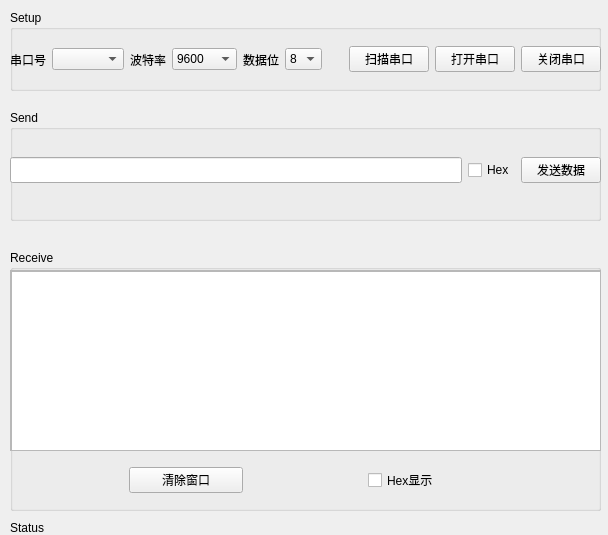
<?xml version="1.0" encoding="UTF-8"?>
<ui version="4.0">
 <class>SerialTest</class>
 <widget class="QMainWindow" name="SerialTest">
  <property name="geometry">
   <rect>
    <x>0</x>
    <y>0</y>
    <width>608</width>
    <height>535</height>
   </rect>
  </property>
  <property name="windowTitle">
   <string>SerialTest</string>
  </property>
  <widget class="QWidget" name="centralWidget">
   <widget class="QGroupBox" name="groupBox">
    <property name="geometry">
     <rect>
      <x>10</x>
      <y>10</y>
      <width>591</width>
      <height>81</height>
     </rect>
    </property>
    <property name="title">
     <string>Setup</string>
    </property>
    <widget class="QWidget" name="horizontalLayoutWidget">
     <property name="geometry">
      <rect>
       <x>0</x>
       <y>19</y>
       <width>591</width>
       <height>61</height>
      </rect>
     </property>
     <layout class="QHBoxLayout" name="horizontalLayout">
      <item>
       <widget class="QLabel" name="label">
        <property name="text">
         <string>串口号</string>
        </property>
        <property name="alignment">
         <set>Qt::AlignRight|Qt::AlignTrailing|Qt::AlignVCenter</set>
        </property>
       </widget>
      </item>
      <item>
       <widget class="QComboBox" name="comboBox"/>
      </item>
      <item>
       <widget class="QLabel" name="label_3">
        <property name="text">
         <string>波特率</string>
        </property>
        <property name="alignment">
         <set>Qt::AlignRight|Qt::AlignTrailing|Qt::AlignVCenter</set>
        </property>
       </widget>
      </item>
      <item>
       <widget class="QComboBox" name="comboBox_2">
        <property name="currentIndex">
         <number>1</number>
        </property>
        <item>
         <property name="text">
          <string>4800</string>
         </property>
        </item>
        <item>
         <property name="text">
          <string>9600</string>
         </property>
        </item>
        <item>
         <property name="text">
          <string>14400</string>
         </property>
        </item>
        <item>
         <property name="text">
          <string>19200</string>
         </property>
        </item>
        <item>
         <property name="text">
          <string>38400</string>
         </property>
        </item>
        <item>
         <property name="text">
          <string>56000</string>
         </property>
        </item>
       </widget>
      </item>
      <item>
       <widget class="QLabel" name="label_4">
        <property name="text">
         <string>数据位</string>
        </property>
        <property name="alignment">
         <set>Qt::AlignRight|Qt::AlignTrailing|Qt::AlignVCenter</set>
        </property>
       </widget>
      </item>
      <item>
       <widget class="QComboBox" name="comboBox_3">
        <property name="currentIndex">
         <number>3</number>
        </property>
        <item>
         <property name="text">
          <string>5</string>
         </property>
        </item>
        <item>
         <property name="text">
          <string>6</string>
         </property>
        </item>
        <item>
         <property name="text">
          <string>7</string>
         </property>
        </item>
        <item>
         <property name="text">
          <string>8</string>
         </property>
        </item>
       </widget>
      </item>
      <item>
       <widget class="QLabel" name="label_2">
        <property name="text">
         <string/>
        </property>
       </widget>
      </item>
      <item>
       <widget class="QPushButton" name="scanButton">
        <property name="text">
         <string>扫描串口</string>
        </property>
       </widget>
      </item>
      <item>
       <widget class="QPushButton" name="openButton">
        <property name="text">
         <string>打开串口</string>
        </property>
       </widget>
      </item>
      <item>
       <widget class="QPushButton" name="closeButton">
        <property name="text">
         <string>关闭串口</string>
        </property>
       </widget>
      </item>
     </layout>
    </widget>
   </widget>
   <widget class="QGroupBox" name="groupBox_2">
    <property name="geometry">
     <rect>
      <x>10</x>
      <y>110</y>
      <width>591</width>
      <height>111</height>
     </rect>
    </property>
    <property name="title">
     <string>Send</string>
    </property>
    <widget class="QWidget" name="gridLayoutWidget">
     <property name="geometry">
      <rect>
       <x>0</x>
       <y>10</y>
       <width>591</width>
       <height>101</height>
      </rect>
     </property>
     <layout class="QGridLayout" name="gridLayout">
      <item row="0" column="0">
       <widget class="QLineEdit" name="lineEdit">
        <property name="font">
         <font>
          <family>微软雅黑</family>
          <pointsize>10</pointsize>
         </font>
        </property>
       </widget>
      </item>
      <item row="0" column="2">
       <widget class="QPushButton" name="sendButton">
        <property name="text">
         <string>发送数据</string>
        </property>
       </widget>
      </item>
      <item row="0" column="1">
       <widget class="QCheckBox" name="checkBox">
        <property name="text">
         <string>Hex</string>
        </property>
       </widget>
      </item>
     </layout>
    </widget>
   </widget>
   <widget class="QGroupBox" name="groupBox_3">
    <property name="geometry">
     <rect>
      <x>10</x>
      <y>250</y>
      <width>591</width>
      <height>261</height>
     </rect>
    </property>
    <property name="title">
     <string>Receive</string>
    </property>
    <widget class="QScrollArea" name="scrollArea">
     <property name="geometry">
      <rect>
       <x>0</x>
       <y>20</y>
       <width>591</width>
       <height>181</height>
      </rect>
     </property>
     <property name="widgetResizable">
      <bool>true</bool>
     </property>
     <widget class="QWidget" name="scrollAreaWidgetContents">
      <property name="geometry">
       <rect>
        <x>0</x>
        <y>0</y>
        <width>589</width>
        <height>179</height>
       </rect>
      </property>
      <widget class="QTextEdit" name="textArea">
       <property name="geometry">
        <rect>
         <x>0</x>
         <y>0</y>
         <width>591</width>
         <height>181</height>
        </rect>
       </property>
       <property name="font">
        <font>
         <family>微软雅黑</family>
         <pointsize>10</pointsize>
        </font>
       </property>
       <property name="acceptDrops">
        <bool>true</bool>
       </property>
       <property name="undoRedoEnabled">
        <bool>true</bool>
       </property>
       <property name="readOnly">
        <bool>true</bool>
       </property>
       <property name="html">
        <string>&lt;!DOCTYPE HTML PUBLIC &quot;-//W3C//DTD HTML 4.0//EN&quot; &quot;http://www.w3.org/TR/REC-html40/strict.dtd&quot;&gt;
&lt;html&gt;&lt;head&gt;&lt;meta name=&quot;qrichtext&quot; content=&quot;1&quot; /&gt;&lt;style type=&quot;text/css&quot;&gt;
p, li { white-space: pre-wrap; }
&lt;/style&gt;&lt;/head&gt;&lt;body style=&quot; font-family:'微软雅黑'; font-size:10pt; font-weight:400; font-style:normal;&quot;&gt;
&lt;p style=&quot;-qt-paragraph-type:empty; margin-top:0px; margin-bottom:0px; margin-left:0px; margin-right:0px; -qt-block-indent:0; text-indent:0px; font-family:'SimSun'; font-size:12pt;&quot;&gt;&lt;br /&gt;&lt;/p&gt;&lt;/body&gt;&lt;/html&gt;</string>
       </property>
      </widget>
     </widget>
    </widget>
    <widget class="QWidget" name="horizontalLayoutWidget_2">
     <property name="geometry">
      <rect>
       <x>0</x>
       <y>200</y>
       <width>591</width>
       <height>61</height>
      </rect>
     </property>
     <layout class="QHBoxLayout" name="horizontalLayout_2">
      <item>
       <widget class="QLabel" name="label_5">
        <property name="text">
         <string/>
        </property>
       </widget>
      </item>
      <item>
       <widget class="QPushButton" name="cleanButton">
        <property name="text">
         <string>清除窗口</string>
        </property>
       </widget>
      </item>
      <item>
       <widget class="QLabel" name="label_6">
        <property name="text">
         <string/>
        </property>
       </widget>
      </item>
      <item>
       <widget class="QCheckBox" name="checkBox_2">
        <property name="text">
         <string>Hex显示</string>
        </property>
        <property name="tristate">
         <bool>false</bool>
        </property>
       </widget>
      </item>
      <item>
       <widget class="QLabel" name="label_7">
        <property name="text">
         <string/>
        </property>
       </widget>
      </item>
     </layout>
    </widget>
   </widget>
   <widget class="QLabel" name="statuslabel">
    <property name="geometry">
     <rect>
      <x>10</x>
      <y>520</y>
      <width>581</width>
      <height>16</height>
     </rect>
    </property>
    <property name="text">
     <string>Status</string>
    </property>
   </widget>
  </widget>
 </widget>
 <resources/>
 <connections/>
</ui>
